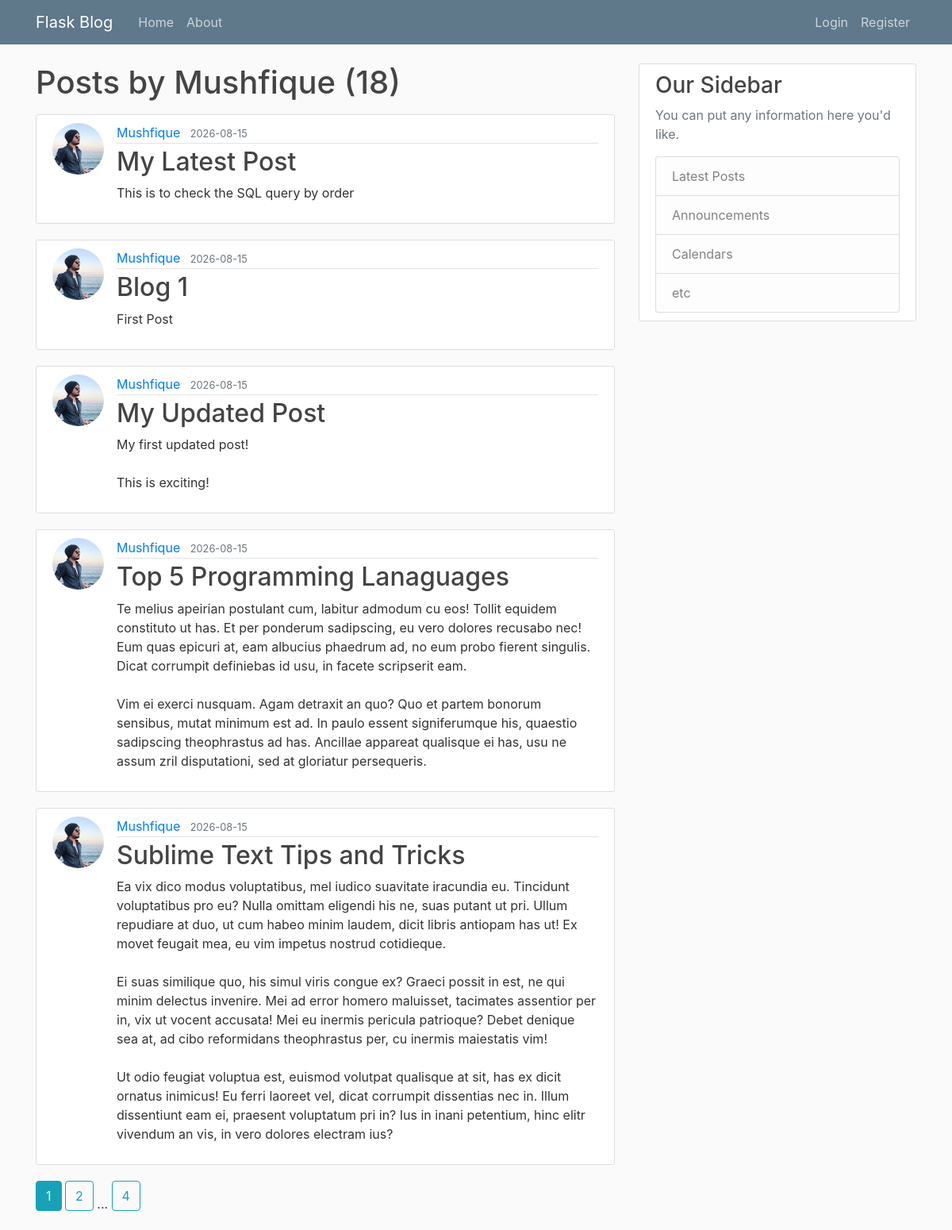
The app's page /user/Mushfique, older data.
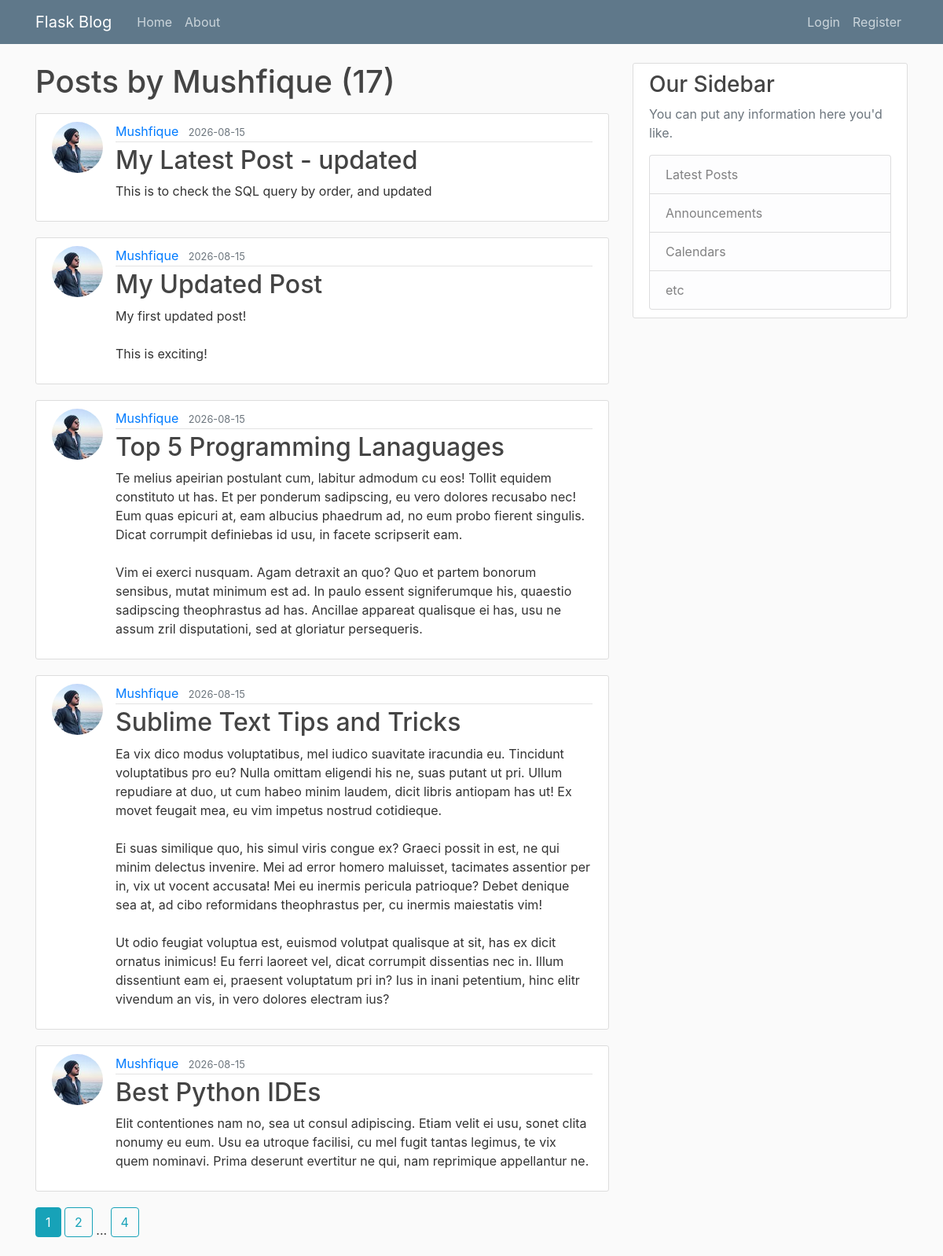
The same page, newer data.
### flask_app/models.py (models this page shows, shortened)
class Post(db.Model):
    id = db.Column(db.Integer, primary_key=True)
    title = db.Column(db.String(100), nullable=False)
    date_posted = db.Column(db.DateTime, nullable=False, default=datetime.now(timezone.utc))
    content = db.Column(db.Text, nullable=False)
    user_id = db.Column(db.Integer, db.ForeignKey('user.id'), nullable=False)

class User(db.Model, UserMixin):
    id = db.Column(db.Integer, primary_key=True)
    username = db.Column(db.String(20), unique=True, nullable=False)
    email = db.Column(db.String(120), unique=True, nullable=False)
    image_file = db.Column(db.String(20), nullable=False, default='default.jpg')
    password = db.Column(db.String(60), nullable=False)
    posts = db.relationship('Post', backref='author', lazy=True)

### flask_app/users/routes.py (the view)
@users.route("/user/<string:username>")
def user_posts(username):
    page = request.args.get('page', 1, type=int)
    user = User.query.filter_by(username=username).first_or_404()
    posts = Post.query.filter_by(author=user)\
        .order_by(Post.date_posted.desc())\
        .paginate(per_page=5, page=page)
    return render_template("user_posts.html", posts=posts, user=user)

### flask_app/templates/user_posts.html
{% extends "layout.html" %} {% block content %}
<h1 class="mb-3">Posts by {{ user.username }} ({{ posts.total }})</h1>
{% for post in posts.items %}
<article class="media content-section">
  <img
    class="rounded-circle article-img"
    src="{{ url_for('static', filename='profile_pics/' + post.author.image_file) }}"
  />
  <div class="media-body">
    <div class="article-metadata">
      <a
        class="mr-2"
        href="{{ url_for('users.user_posts', username=post.author.username) }}"
        >{{ post.author.username }}</a
      >
      <small class="text-muted"
        >{{ post.date_posted.strftime('%Y-%m-%d') }}</small
      >
    </div>
    <h2>
      <a class="article-title" href="{{ url_for('posts.post', post_id=post.id) }}"
        >{{ post.title }}</a
      >
    </h2>
    <p class="article-content">{{ post.content }}</p>
  </div>
</article>
{% endfor %} {% for page_num in posts.iter_pages(left_edge=1, right_edge=1,
left_current=1, right_current=1) %} {% if page_num %} {% if page_num ==
posts.page %}
<a
  class="btn btn-info mb-4"
  href="{{ url_for('users.user_posts', username=user.username, page=page_num) }}"
  >{{ page_num }}</a
>
{% else %}
<a
  class="btn btn-outline-info mb-4"
  href="{{ url_for('users.user_posts', username=user.username, page=page_num) }}"
  >{{ page_num }}</a
>
{% endif %} {% else %} ... {% endif %} {% endfor %} {% endblock content %}

Row changes from the older to the newer data that the page shows:
removed Post: image_file (picture), author.username "Mushfique", date_posted "2026-08-15", title "Blog 1", content "First Post"
changed Post: image_file: a different picture; title "My Latest Post" → "My Latest Post - updated"; content "This is to check the SQL query by order" → "This is to check the SQL query by order, and updated"
changed through a linked row, Post "My Updated Post": image_file: a different picture
changed through a linked row, Post "Top 5 Programming Lanaguages": image_file: a different picture
changed through a linked row, Post "Sublime Text Tips and Tricks": image_file: a different picture
now on this page (row unchanged): Post: image_file (picture), author.username "Mushfique", date_posted "2026-08-15", title "Best Python IDEs", content "Elit contentiones nam no, sea ut consul adipiscing. Etiam velit ei usu, sonet clita nonumy eu eum. Usu ea utroque facilisi, cu mel fugit tantas legimus, te vix quem nominavi. Prima deserunt evertitur ne qui, nam reprimique appellantur ne."
Text that changed along with them:
{{ posts.total }}: "18" → "17"
